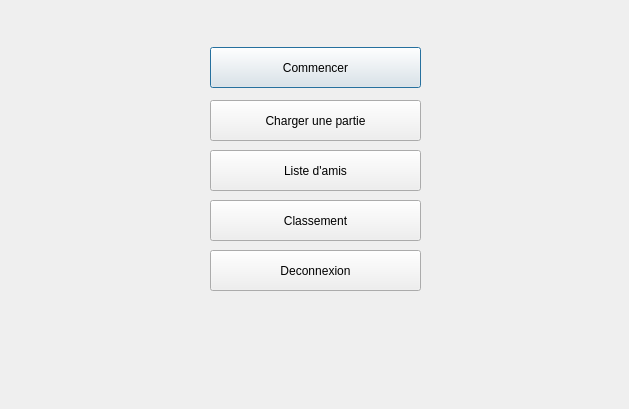
<?xml version="1.0" encoding="UTF-8"?>
<ui version="4.0">
 <class>menuWindow</class>
 <widget class="QDialog" name="menuWindow">
  <property name="geometry">
   <rect>
    <x>0</x>
    <y>0</y>
    <width>629</width>
    <height>409</height>
   </rect>
  </property>
  <property name="windowTitle">
   <string>Dialog</string>
  </property>
  <widget class="QStackedWidget" name="menuWidget">
   <property name="geometry">
    <rect>
     <x>0</x>
     <y>0</y>
     <width>629</width>
     <height>409</height>
    </rect>
   </property>
   <widget class="QWidget" name="main">
    <property name="cursor">
     <cursorShape>ArrowCursor</cursorShape>
    </property>
    <widget class="QPushButton" name="pushButton_play">
     <property name="geometry">
      <rect>
       <x>210</x>
       <y>47</y>
       <width>211</width>
       <height>41</height>
      </rect>
     </property>
     <property name="text">
      <string>Commencer</string>
     </property>
    </widget>
    <widget class="QPushButton" name="pushButton_play_charge">
     <property name="geometry">
      <rect>
       <x>210</x>
       <y>100</y>
       <width>211</width>
       <height>41</height>
      </rect>
     </property>
     <property name="text">
      <string>Charger une partie</string>
     </property>
    </widget>
    <widget class="QPushButton" name="pushButton_friends">
     <property name="geometry">
      <rect>
       <x>210</x>
       <y>150</y>
       <width>211</width>
       <height>41</height>
      </rect>
     </property>
     <property name="text">
      <string>Liste d'amis</string>
     </property>
    </widget>
    <widget class="QPushButton" name="pushButton_ranking">
     <property name="geometry">
      <rect>
       <x>210</x>
       <y>200</y>
       <width>211</width>
       <height>41</height>
      </rect>
     </property>
     <property name="text">
      <string>Classement</string>
     </property>
    </widget>
    <widget class="QPushButton" name="pushButton_diconnect">
     <property name="geometry">
      <rect>
       <x>210</x>
       <y>250</y>
       <width>211</width>
       <height>41</height>
      </rect>
     </property>
     <property name="text">
      <string>Deconnexion</string>
     </property>
    </widget>
   </widget>
   <widget class="QWidget" name="play">
    <widget class="QPushButton" name="pushButton_oneVone">
     <property name="geometry">
      <rect>
       <x>210</x>
       <y>47</y>
       <width>211</width>
       <height>41</height>
      </rect>
     </property>
     <property name="text">
      <string>1 VS 1</string>
     </property>
    </widget>
    <widget class="QPushButton" name="pushButton_twoVtwo">
     <property name="geometry">
      <rect>
       <x>210</x>
       <y>100</y>
       <width>211</width>
       <height>41</height>
      </rect>
     </property>
     <property name="text">
      <string>2 VS 2</string>
     </property>
    </widget>
    <widget class="QPushButton" name="pushButton_retour">
     <property name="geometry">
      <rect>
       <x>210</x>
       <y>250</y>
       <width>211</width>
       <height>41</height>
      </rect>
     </property>
     <property name="text">
      <string>Retour</string>
     </property>
    </widget>
   </widget>
   <widget class="QWidget" name="friends">
    <widget class="QPushButton" name="pushButton_add">
     <property name="geometry">
      <rect>
       <x>211</x>
       <y>47</y>
       <width>211</width>
       <height>41</height>
      </rect>
     </property>
     <property name="text">
      <string>Ajouter un ami</string>
     </property>
    </widget>
    <widget class="QPushButton" name="pushButton_friend_retour">
     <property name="geometry">
      <rect>
       <x>210</x>
       <y>250</y>
       <width>211</width>
       <height>41</height>
      </rect>
     </property>
     <property name="text">
      <string>Retour</string>
     </property>
    </widget>
   </widget>
   <widget class="QWidget" name="friends_add">
    <widget class="QLineEdit" name="friend_to_add">
     <property name="geometry">
      <rect>
       <x>210</x>
       <y>47</y>
       <width>211</width>
       <height>41</height>
      </rect>
     </property>
     <property name="text">
      <string/>
     </property>
    </widget>
    <widget class="QLabel" name="friend_to_add_label">
     <property name="geometry">
      <rect>
       <x>210</x>
       <y>30</y>
       <width>171</width>
       <height>17</height>
      </rect>
     </property>
     <property name="text">
      <string>Donner le pseudo:</string>
     </property>
    </widget>
    <widget class="QPushButton" name="pushButton_friend_add_retour">
     <property name="geometry">
      <rect>
       <x>210</x>
       <y>250</y>
       <width>211</width>
       <height>41</height>
      </rect>
     </property>
     <property name="text">
      <string>Retour</string>
     </property>
    </widget>
    <widget class="QPushButton" name="pushButton_friend_add">
     <property name="geometry">
      <rect>
       <x>210</x>
       <y>100</y>
       <width>211</width>
       <height>41</height>
      </rect>
     </property>
     <property name="text">
      <string>Ajouter</string>
     </property>
    </widget>
   </widget>
   <widget class="QWidget" name="ranking">
    <widget class="QTableWidget" name="tableWidget">
     <property name="geometry">
      <rect>
       <x>0</x>
       <y>0</y>
       <width>631</width>
       <height>321</height>
      </rect>
     </property>
     <attribute name="horizontalHeaderDefaultSectionSize">
      <number>125</number>
     </attribute>
     <row>
      <property name="text">
       <string>/</string>
      </property>
     </row>
     <column>
      <property name="text">
       <string>Pseudo</string>
      </property>
     </column>
     <column>
      <property name="text">
       <string>Score</string>
      </property>
     </column>
     <column>
      <property name="text">
       <string>Date</string>
      </property>
     </column>
     <item row="0" column="0">
      <property name="text">
       <string>james</string>
      </property>
     </item>
     <item row="0" column="1">
      <property name="text">
       <string>900000</string>
      </property>
     </item>
     <item row="0" column="2">
      <property name="text">
       <string>99/99/9999</string>
      </property>
     </item>
    </widget>
    <widget class="QPushButton" name="pushButton_rank_retour">
     <property name="geometry">
      <rect>
       <x>210</x>
       <y>340</y>
       <width>211</width>
       <height>41</height>
      </rect>
     </property>
     <property name="text">
      <string>Retour</string>
     </property>
    </widget>
   </widget>
  </widget>
 </widget>
 <resources/>
 <connections/>
</ui>
